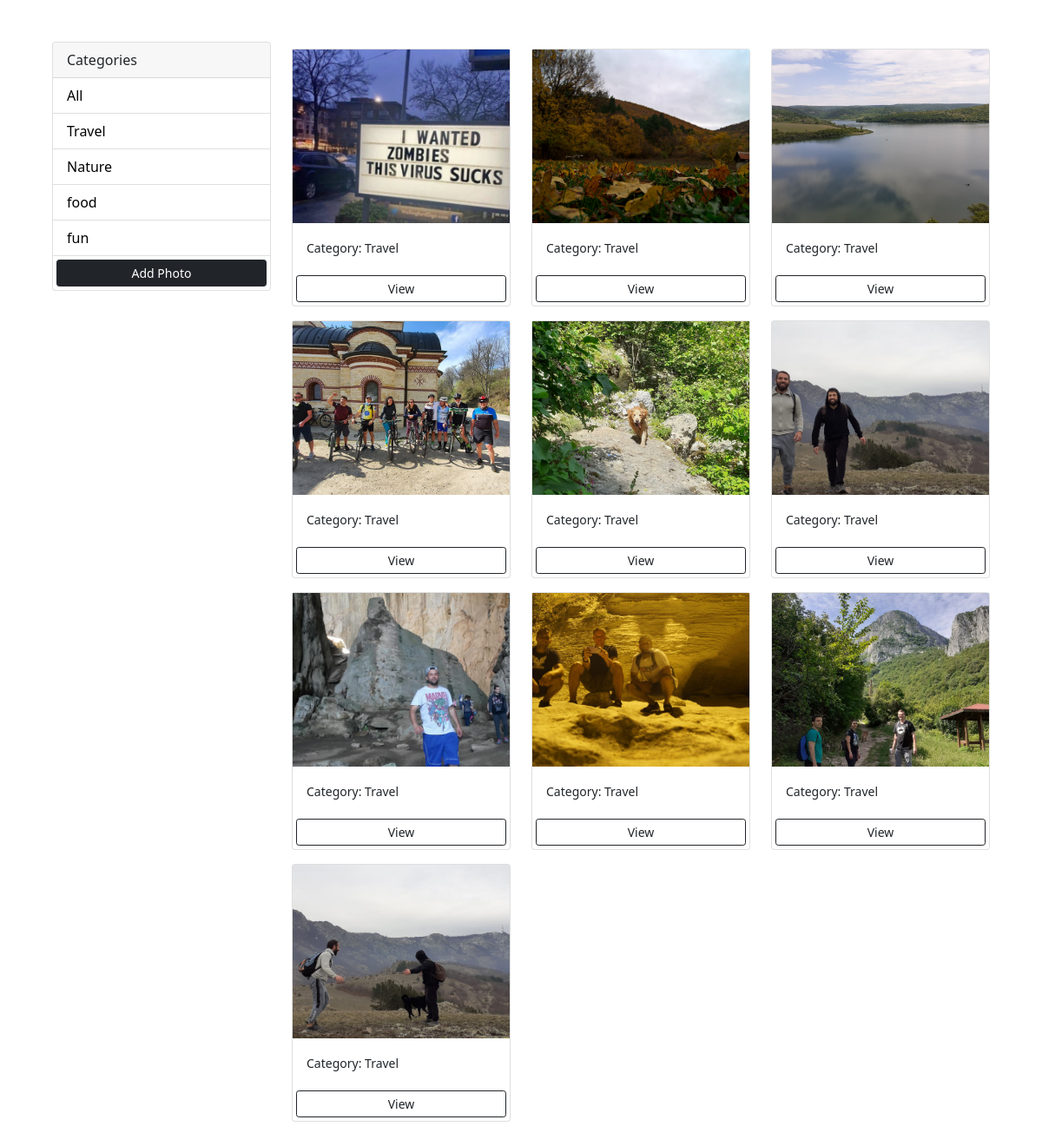
/?category=Travel, run on the app's committed database.
### photos/models.py (models this page shows, shortened)
class Category(models.Model):
    name = models.CharField(max_length=100, null=False,blank=False)

class Photo(models.Model):
    category = models.ForeignKey(Category,on_delete=models.SET_NULL,null=True,blank=True)
    image = models.ImageField(null=False, blank=False)
    description = models.TextField()

### photos/views.py (the view)
# urls.py: path("", views.gallery, name="gallery"),
def gallery(request):
    category = request.GET.get("category")
    if category == None:
         photos = Photo.objects.all()
    else:
         photos = Photo.objects.filter(category__name__contains=category)
    categories = Category.objects.all()
    context = {'categories' : categories, 'photos' : photos }
    return render(request, 'photos/gallery.html', context)

### photos/templates/photos/gallery.html (shortened to what this page needs)
<!DOCTYPE html>
<html lang="en">
<head>
    <link href="https://cdn.jsdelivr.net/npm/bootstrap@5.0.0-beta2/dist/css/bootstrap.min.css" rel="stylesheet">
</head>
<body class="m-5">
    <div class="container">
        <div class="row">
            <div class="col-md-3">
                <div class="card">
                    <div class="card-header">
                      Categories
                    </div>
                    <ul class="list-group list-group-flush">
                      <li class="list-group-item">
                        <a href="{% url 'gallery'%}">All</a>
                      </li>
                      {% for category in categories %}
                        <li class="list-group-item">
                            <a href="{% url 'gallery'%}?category={{category.name}}">{{category.name}}</a>
                        </li>
                      {% endfor %}
                      <a href="{% url 'add'%}" class="btn btn-block btn-dark btn-sm m-1">Add Photo</a>
                    </ul>
                  </div>
            </div>
            <div class="col-md-9">
                <div class = "row">
                    {% for photo in photos  %}
                    <div class="col-md-4">
                        <div class="card my-2" >
                            <img class="image-thumbail" src="{{photo.image.url}}" alt="Card image cap">
                            <div class="card-body">
                              <small>Category: {{photo.category.name}}</small>
                            </div>
                            <a class="btn btn-outline-dark btn-sm m-1" href="{% url 'photo' photo.id %}">View</a>
                        </div>
                    </div>
                    {% empty %}
                        <h3>No photos...</h3>
                    {% endfor %}
                </div>
            </div>
        </div>
    </div>
</body>
</html>

### photos/templates/photos/gallery.html (style rules this page uses)
.image-thumbail { height: 200px; object-fit: cover; }
.list-group-item a { text-decoration: none; color: black; }

### data on the page
Category: name "Travel"
Category: name "Nature"
Category: name "food"
Category: name "fun"
Photo: image (picture), category.name "Travel"
Photo: image (picture), category.name "Travel"
Photo: image (picture), category.name "Travel"
Photo: image (picture), category.name "Travel"
Photo: image (picture), category.name "Travel"
Photo: image (picture), category.name "Travel"
Photo: image (picture), category.name "Travel"
Photo: image (picture), category.name "Travel"
Photo: image (picture), category.name "Travel"
Photo: image (picture), category.name "Travel"
